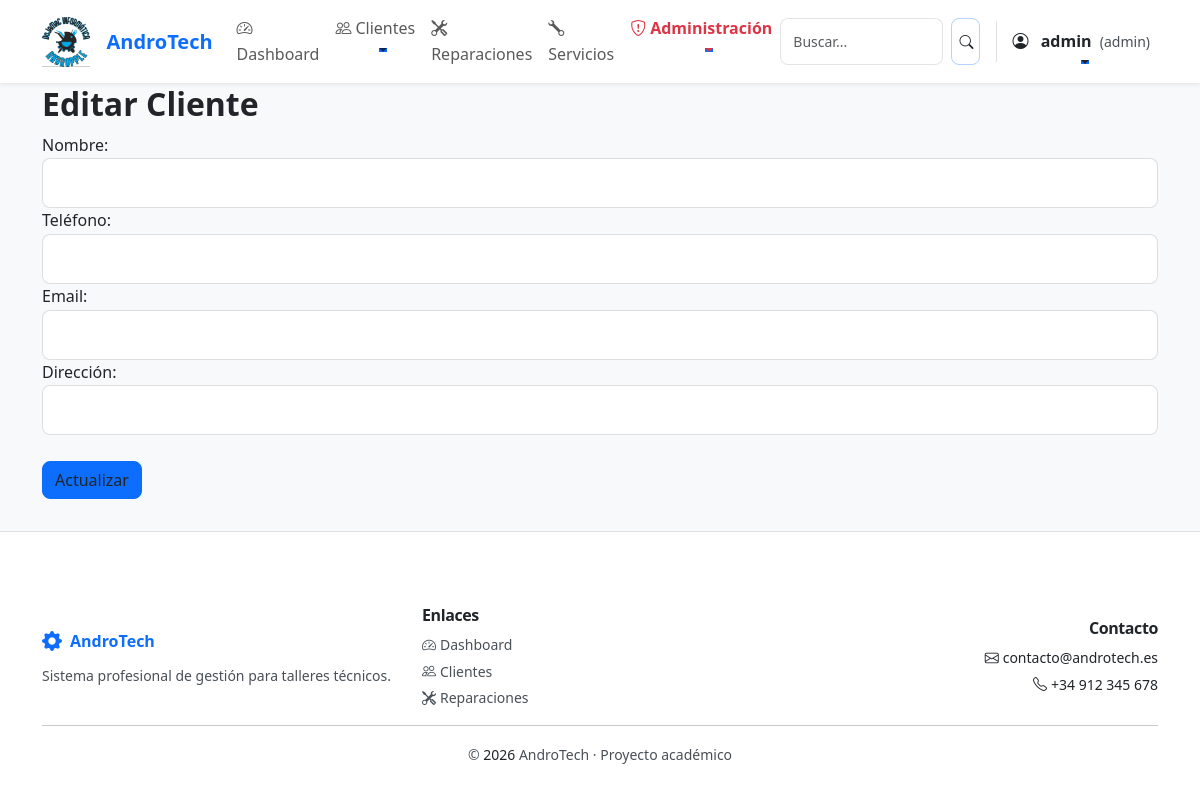
The page /clientes/editar/10000 (signed in) on the database as committed earlier.
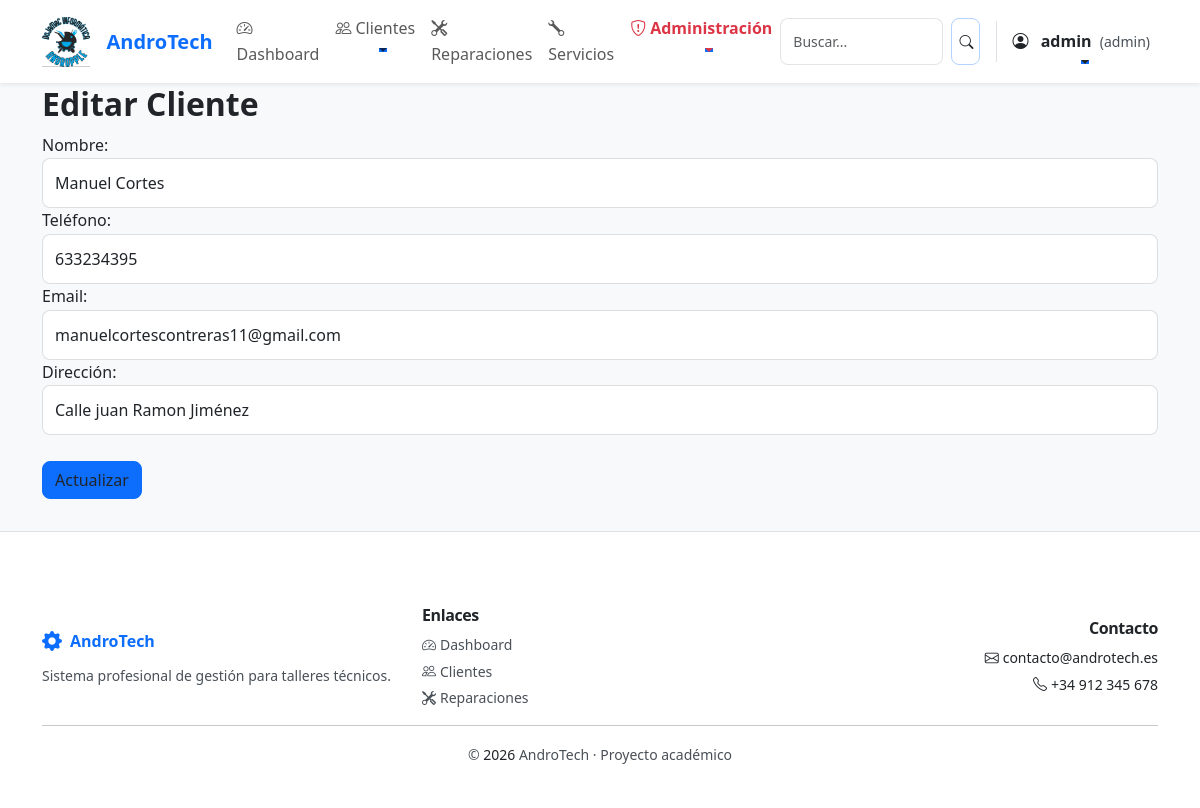
The same page on the database as committed later.
### tables this page shows
CREATE TABLE clientes (
    id INTEGER PRIMARY KEY AUTOINCREMENT,
    nombre TEXT NOT NULL,
    telefono TEXT,
    email TEXT,
    direccion TEXT
);

### app.py (the view, shortened to what this page needs)
@app.route("/clientes/editar/<int:id>", methods=["GET", "POST"])
@login_required
@csrf_protect
def editar_cliente(id):
    conn = get_db()
    cliente = conn.execute("SELECT * FROM clientes WHERE id=?", (id,)).fetchone()
    conn.close()
    return render_template("editar_cliente.html", cliente=cliente)

### app.py (called while the page is built)
@app.before_request
def make_session_permanent():
    session.permanent = True

@app.before_request
def ensure_csrf_token():
    if 'csrf_token' not in session:
        session['csrf_token'] = secrets.token_urlsafe(16)

@app.context_processor
def inject_csrf_token():
    return dict(csrf_token=session.get('csrf_token'))

### auth.py (called while the page is built)
def login_required(f):
    @wraps(f)
    def decorated_function(*args, **kwargs):
        if 'usuario' not in session:
            flash('Debes iniciar sesión para acceder a esta página.', 'danger')
            return redirect(url_for('login'))
        return f(*args, **kwargs)
    return decorated_function

### db.py (called while the page is built)
def get_db():
    conn = sqlite3.connect("database/andro_tech.db")
    conn.row_factory = sqlite3.Row
    return conn

### utils/security.py (called while the page is built)
def ensure_csrf_token():
    if 'csrf_token' not in session:
        session['csrf_token'] = secrets.token_urlsafe(16)

def inject_csrf_token():
    return dict(csrf_token=session.get('csrf_token'))

def csrf_protect(f):
    @wraps(f)
    def decorated_function(*args, **kwargs):
        if request.method == 'POST':
            if not validate_csrf():
                return redirect(request.url)
        return f(*args, **kwargs)
    return decorated_function

### templates/editar_cliente.html (shortened to what this page needs)
{% extends "base.html" %}
{% block content %}
<h2>Editar Cliente</h2>
<form method="POST" class="needs-validation" novalidate>
    <label>Nombre:</label>
    <input type="text" name="nombre" class="form-control" value="{{ cliente.nombre }}" required>
    <label>Teléfono:</label>
    <input type="text" name="telefono" class="form-control" value="{{ cliente.telefono }}">
    <label>Email:</label>
    <input type="email" name="email" class="form-control" value="{{ cliente.email }}">
    <label>Dirección:</label>
    <input type="text" name="direccion" class="form-control" value="{{ cliente.direccion }}">
    <br>
    <button class="btn btn-primary">Actualizar</button>
</form>
{% endblock %}

Rows that differ between the two databases and show on the page:
added clientes: nombre "Manuel Cortes", telefono "633234395", email "manuelcortescontreras11@gmail.com", direccion "Calle juan Ramon Jiménez"
